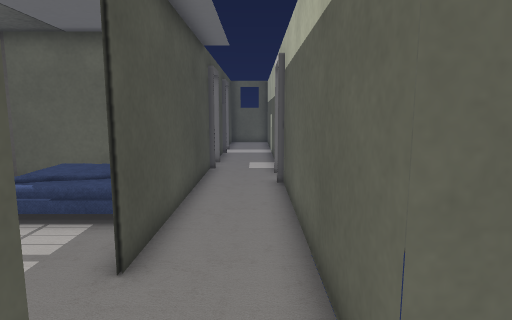
[1] (above)

18 first-person views from a walk through a 3-D level made in the Unity game engine. The camera is 1.2 m above the floor, tilts 8° down and sees 75° across. The floor is counted in squares, 0.5 m on a side. Each view is taken from the middle of a square. On the plan, view 1 faces up. The plan holds only what a view shows up to about 20 squares ahead; the rest is blank. The place goes on beyond the plan. Some animated figures are left out. Some surface patterns are stand-ins.

[2]
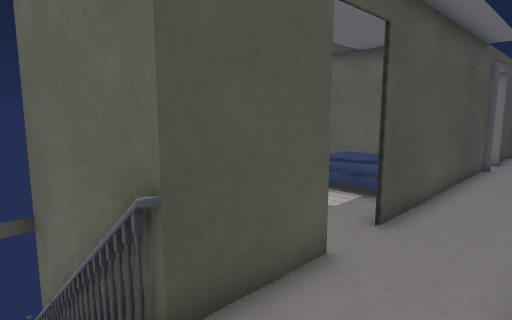

[3]
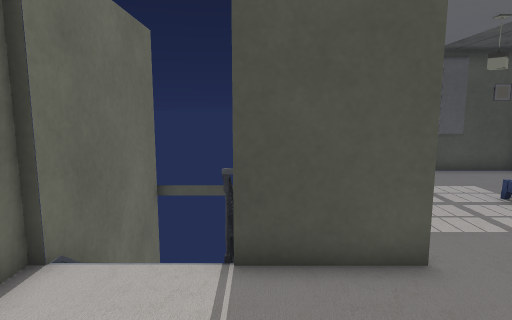

[4]
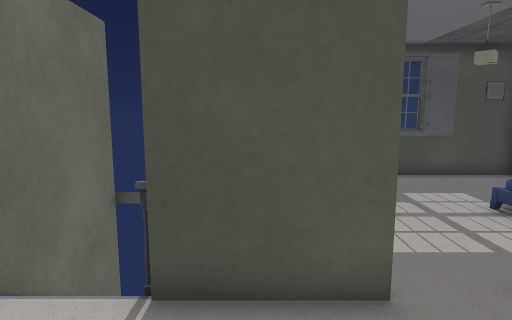

[5]
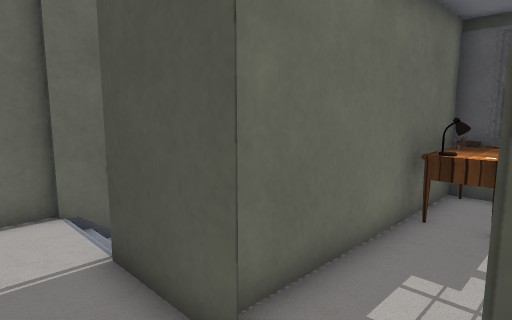

[6]
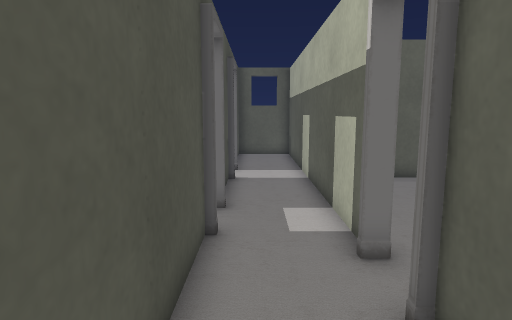

[7]
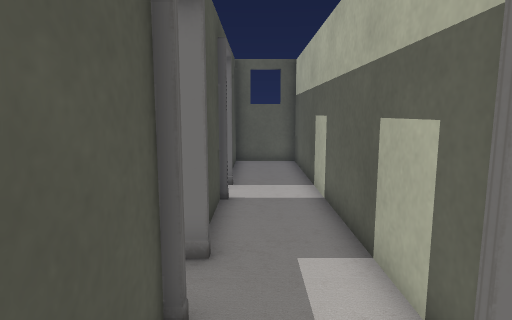

[8]
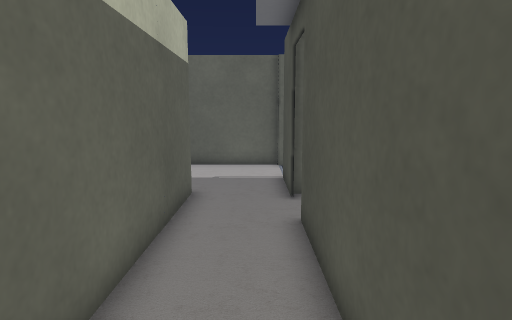

[9]
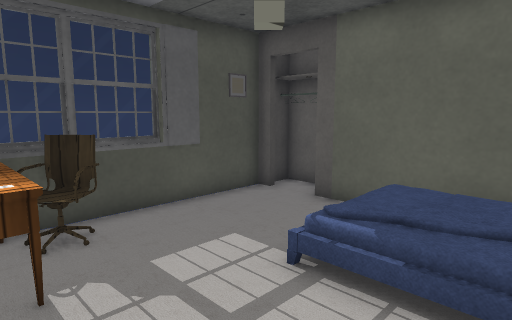

[10]
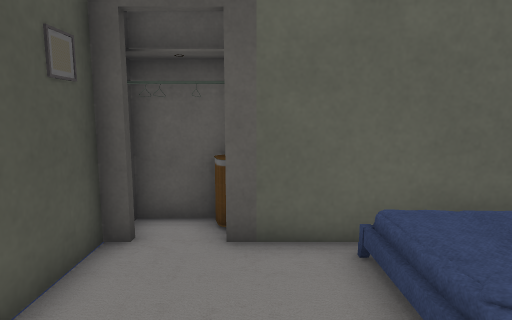

[11]
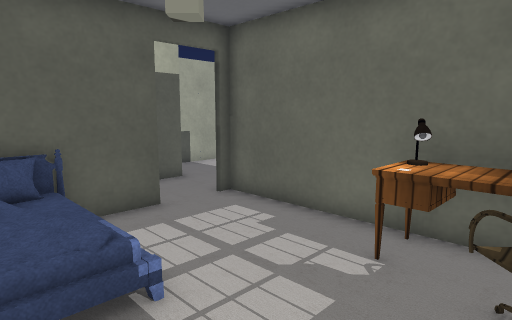

[12]
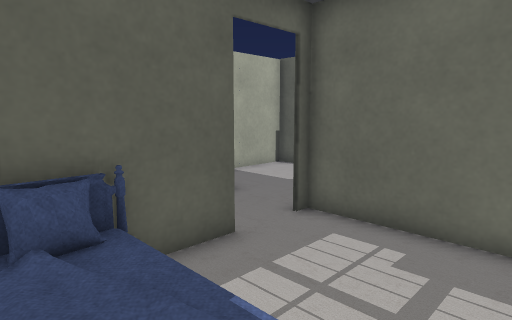

[13]
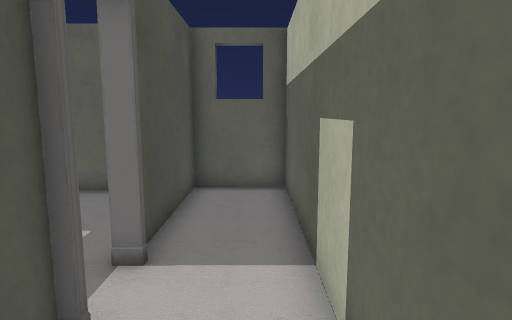

[14]
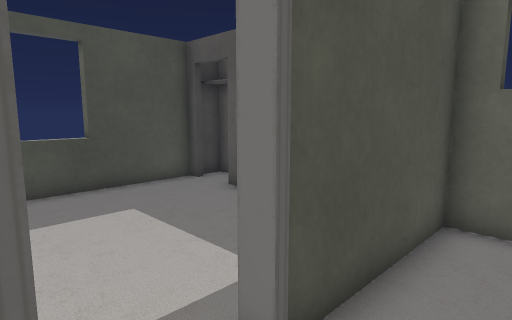

[15]
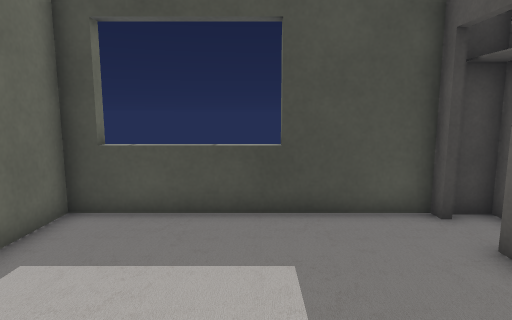

[16]
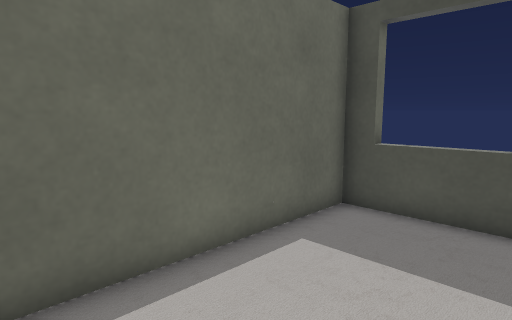

[17]
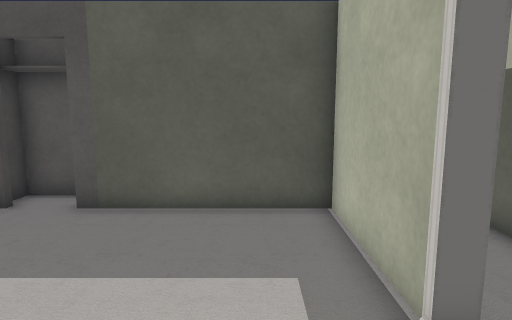

[18]
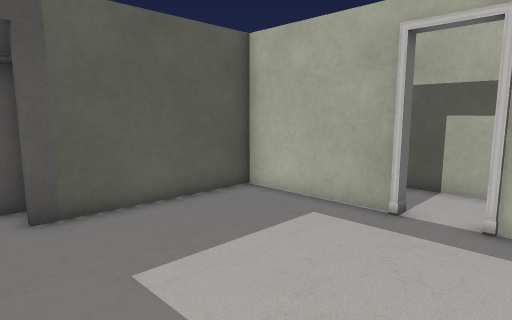

### Floor plan
Key: @ floor where view 1 was taken; # wall or solid block; x gap in a wall; . floor; / step, stairs or slope; = window, fence, low wall or low ledge; C closet; B bed; E desk; H chair; A basket.
Columns run from 11 left of view 1 to 4 right of it. Each row starts with its distance up from view 1.
 29 #CC
 28 C..C     ####
 27 #..C######..#
 26 #........#..#
 25 #........#..#
 24 #........#..#
 23 =........#..#
 22 =........#..#
 21 =...........#
 20 =........#..#
 19 #........#..#
 18 ##########..#
 17          #..#
 16          x..#
 15          #..#
 14          #..#
 13 ###      #..#
 12 CCAA     #..#
 11 #..C######..#
 10 #..../   #..#
  9 #..../   #..#
  8 #....////B..#
  7 =....////#..#
  6 =........#..#
  5 #HH......#..#
  4 #HEE........#
  3 #EEE........#
  2 ##########..##
  1          #.....
  0   ########.@...#
 -1     ======.....#
 -2         //.....#
 -3    #######.....#
 -4          #######

Where each view was taken, in squares from view 1:
view 1: 0 up, 0 right, facing up
view 2: 2 down, 1 right, facing up-left
view 3: 0 up, 3 right, facing left
view 4: 1 up, 2 right, facing left
view 5: 5 up, 0 right, facing down-left
view 6: 8 up, 1 left, facing up
view 7: 11 up, 1 left, facing up
view 8: 12 up, 1 left, facing down
view 9: 3 up, 3 left, facing up-left
view 10: 5 up, 8 left, facing up
view 11: 9 up, 10 left, facing down-right
view 12: 9 up, 7 left, facing down-right
view 13: 17 up, 0 right, facing up
view 14: 20 up, 0 right, facing up-left
view 15: 23 up, 3 left, facing left
view 16: 23 up, 3 left, facing down-left
view 17: 19 up, 4 left, facing up
view 18: 19 up, 10 left, facing up-right
